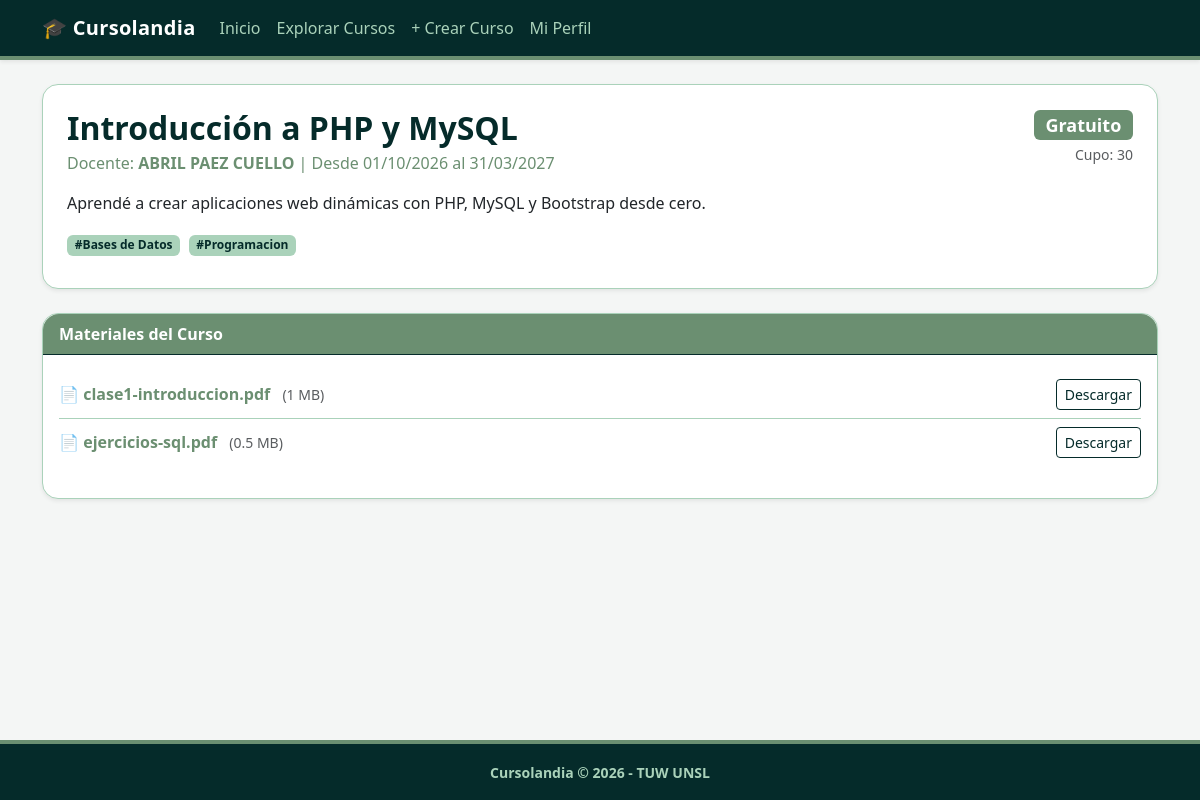
/index.php?action=detalle_curso&id=1 (signed in), run on an earlier commit of the app's database.
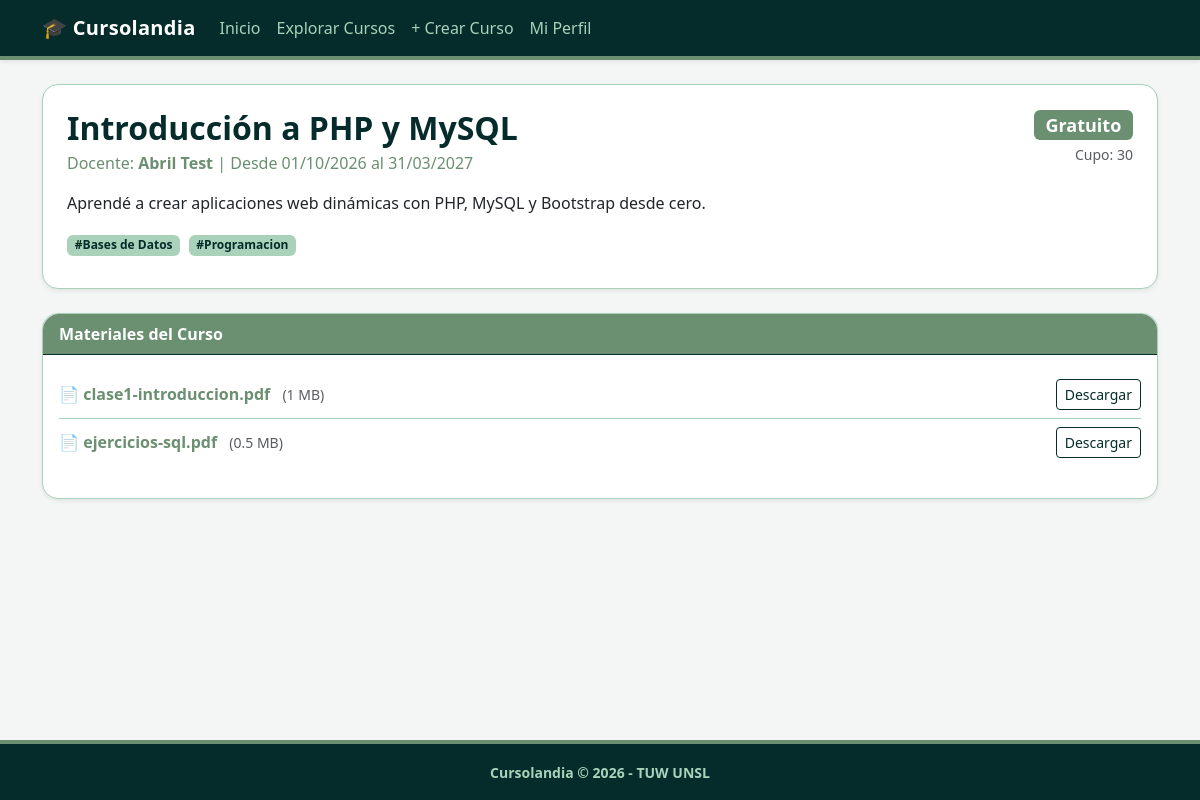
And on a later commit of the database.
### tables this page shows
CREATE TABLE `cursos` (
  `id` int(10) UNSIGNED NOT NULL,
  `creador_id` int(10) UNSIGNED NOT NULL,
  `titulo` varchar(150) NOT NULL,
  `descripcion` text NOT NULL,
  `costo` decimal(10,2) NOT NULL DEFAULT 0.00,
  `cupo` smallint(5) UNSIGNED DEFAULT NULL,
  `es_publico` tinyint(1) NOT NULL DEFAULT 1,
  `fecha_inicio` date NOT NULL,
  `fecha_fin` date NOT NULL,
  `fecha_creacion` datetime NOT NULL DEFAULT current_timestamp()
);

CREATE TABLE `usuarios` (
  `id` int(10) UNSIGNED NOT NULL,
  `rol_id` tinyint(3) UNSIGNED NOT NULL DEFAULT 1,
  `plan_id` tinyint(3) UNSIGNED NOT NULL DEFAULT 1,
  `nombre` varchar(100) NOT NULL,
  `apellido` varchar(100) NOT NULL,
  `email` varchar(150) NOT NULL,
  `password_hash` varchar(255) NOT NULL,
  `antecedentes` text DEFAULT NULL,
  `imagen_perfil` varchar(255) DEFAULT NULL,
  `fecha_registro` datetime NOT NULL DEFAULT current_timestamp(),
  `plan_vence_en` date DEFAULT NULL
);

CREATE TABLE `curso_archivos` (
  `id` int(10) UNSIGNED NOT NULL,
  `curso_id` int(10) UNSIGNED NOT NULL,
  `nombre_archivo` varchar(255) NOT NULL,
  `ruta_archivo` varchar(255) NOT NULL,
  `peso_bytes` int(10) UNSIGNED NOT NULL,
  `fecha_subida` datetime NOT NULL DEFAULT current_timestamp()
);

### app/controllers/CursoController.php (called while the page is built, shortened)
<?php
require_once __DIR__ . '/../models/Curso.php';
class CursoController {
    public static function detalle() {
        $cursoId = (int)($_GET['id'] ?? 0);
        $curso = Curso::obtenerPorId($cursoId);
        $archivos = Curso::obtenerArchivos($cursoId);
        require_once __DIR__ . '/../views/cursos/detalle.php';
    }
}
?>

### app/models/Curso.php (called while the page is built, shortened)
<?php
class Curso {
    public static function obtenerPorId($cursoId) {
        $db = conectar();
        $sql = "SELECT c.*, u.nombre AS creador_nombre, u.apellido AS creador_apellido, u.plan_id AS creador_plan,
                u.imagen_perfil AS creador_imagen,
                GROUP_CONCAT(DISTINCT e.nombre SEPARATOR ', ') AS etiquetas
                FROM cursos c
                JOIN usuarios u ON c.creador_id = u.id
                LEFT JOIN curso_etiquetas ce ON c.id = ce.curso_id
                LEFT JOIN etiquetas e ON ce.etiqueta_id = e.id
                WHERE c.id = ?
                GROUP BY c.id, u.nombre, u.apellido, u.plan_id, u.imagen_perfil";
        $stmt = mysqli_prepare($db, $sql);
        mysqli_stmt_bind_param($stmt, "i", $cursoId);
        mysqli_stmt_execute($stmt);
        $curso = mysqli_fetch_assoc(mysqli_stmt_get_result($stmt));
        return $curso;
    }
    public static function obtenerArchivos($cursoId) {
        $db = conectar();
        $sql = "SELECT * FROM curso_archivos WHERE curso_id = ? ORDER BY fecha_subida DESC";
        $stmt = mysqli_prepare($db, $sql);
        mysqli_stmt_bind_param($stmt, "i", $cursoId);
        mysqli_stmt_execute($stmt);
        $archivos = mysqli_fetch_all(mysqli_stmt_get_result($stmt), MYSQLI_ASSOC);
        return $archivos;
    }
}
?>

### app/views/cursos/detalle.php (the view, shortened to what this page needs)
<?php
require_once __DIR__ . '/../layouts/header.php';
?>
<div class="card shadow-sm rounded-4 mb-4 <?= $curso['creador_plan'] == 2 ? 'card-cursolandia-pro' : 'card-cursolandia' ?>">
    <div class="card-body p-4">
        <div class="d-flex justify-content-between align-items-start flex-wrap gap-3 mb-3">
            <div>
                <h2 class="fw-bold text-evergreen mb-1"><?= htmlspecialchars($curso['titulo']) ?></h2>
                <p class="text-olive mb-0">
                    Docente: <strong><?= htmlspecialchars($curso['creador_nombre'] . ' ' . $curso['creador_apellido']) ?></strong> |
                    Desde <?= date('d/m/Y', strtotime($curso['fecha_inicio'])) ?> al <?= date('d/m/Y', strtotime($curso['fecha_fin'])) ?>
                </p>
            </div>
            <div class="text-end">
                <h4 class="mb-1">
                    <?php if ($curso['costo'] > 0): ?>
                        <span class="badge badge-precio">$ <?= number_format($curso['costo'], 2, ',', '.') ?></span>
                    <?php else: ?>
                        <span class="badge badge-gratis">Gratuito</span>
                    <?php endif; ?>
                </h4>
                <small class="text-muted d-block mb-2">Cupo: <?= $curso['cupo'] ?? 'Ilimitado' ?></small>
            </div>
        </div>
        <p class="lead fs-6 text-dark"><?= nl2br(htmlspecialchars($curso['descripcion'])) ?></p>
        <?php if (!empty($curso['etiquetas'])): ?>
            <div class="mb-2">
                <?php foreach (explode(', ', $curso['etiquetas']) as $tag): ?>
                    <span class="badge badge-tag me-1">#<?= htmlspecialchars($tag) ?></span>
                <?php endforeach; ?>
            </div>
        <?php endif; ?>
    </div>
</div>
<div class="card card-cursolandia shadow-sm rounded-4 mb-4">
    <div class="card-header card-header-cursolandia fw-bold rounded-top-4">
        Materiales del Curso
    </div>
    <div class="card-body">
        <?php if (empty($archivos)): ?>
            <p class="text-muted mb-0">Este curso aún no tiene archivos adjuntos.</p>
        <?php else: ?>
            <ul class="list-group list-group-flush mb-3">
                <?php foreach ($archivos as $arch): ?>
                    <li class="list-group-item d-flex justify-content-between align-items-center px-0" style="border-color: #AAD2BA;">
                        <div>
                            📄 <a href="index.php?action=descargar_material&id=<?= $arch['id'] ?>" class="link-cursolandia">
                                <?= htmlspecialchars($arch['nombre_archivo']) ?>
                            </a>
                            <small class="text-muted ms-2">(<?= round($arch['peso_bytes'] / 1048576, 2) ?> MB)</small>
                        </div>
                        <a href="index.php?action=descargar_material&id=<?= $arch['id'] ?>" class="btn btn-sm btn-outline-evergreen">
                            Descargar
                        </a>
                    </li>
                <?php endforeach; ?>
            </ul>
        <?php endif; ?>
    </div>
</div>
<?php require_once __DIR__ . '/../layouts/footer.php'; ?>

### public/index.php (shortened to what this page needs)
<?php
require_once __DIR__ . '/../app/controllers/CursoController.php';
$action = $_GET['action'] ?? 'home';
switch ($action) {
    case 'detalle_curso':
        CursoController::detalle();
        break;
}
?>

### app/views/layouts/header.php (shortened to what this page needs)
<!DOCTYPE html>
<html lang="es">
<head>
    <link href="https://cdn.jsdelivr.net/npm/bootstrap@5.3.0/dist/css/bootstrap.min.css" rel="stylesheet">
    <link rel="stylesheet" href="css/style.css">
    <link rel="stylesheet" href="https://cdnjs.cloudflare.com/ajax/libs/font-awesome/6.4.0/css/all.min.css">
</head>
<body class="bg-cursolandia d-flex flex-column min-vh-100">
<nav class="navbar navbar-expand-lg navbar-dark navbar-cursolandia shadow-sm mb-4">
    <div class="container">
        <a class="navbar-brand fw-bold" href="index.php?action=home" >
            🎓 Cursolandia
        </a>
        <div class="collapse navbar-collapse" id="navbarNav">
            <?php if (isset($_SESSION['usuario_id'])): ?>
                <ul class="navbar-nav me-auto">
                    <li class="nav-item">
                        <a class="nav-link" href="index.php?action=home">Inicio</a>
                    </li>
                    <li class="nav-item">
                        <a class="nav-link" href="index.php?action=catalogo">Explorar Cursos</a>
                    </li>
                    <li class="nav-item">
                        <a class="nav-link" href="index.php?action=crear_curso">+ Crear Curso</a>
                    </li>
                    <li class="nav-item">
                        <a class="nav-link" href="index.php?action=perfil">Mi Perfil</a>
                    </li>
                </ul>
            <?php endif; ?>
        </div>
    </div>
</nav>
<main class="container flex-grow-1">

### app/views/layouts/footer.php (shortened to what this page needs)
</main>
<footer class="footer-cursolandia text-center py-3 mt-5">
    <div class="container">
        <small class="fw-semibold">Cursolandia &copy; 2026 - TUW UNSL</small>
    </div>
</footer>
</body>
</html>

### public/css/style.css (style rules this page uses)
:root { --color-evergreen: #052B2A; --color-olive: #6B8F71; --color-celadon: #AAD2BA; --color-mint: #B9F5D8; --color-fondo: #F4F6F5; }
body.bg-cursolandia { background-color: var(--color-fondo); color: var(--color-evergreen); }
.navbar-cursolandia { background-color: var(--color-evergreen) !important; border-bottom: 4px solid var(--color-olive); }
.navbar-cursolandia .navbar-brand { color: #FFFFFF !important; letter-spacing: 0.3px; }
.navbar-cursolandia .nav-link { color: var(--color-celadon) !important; font-weight: 500; transition: color 0.2s ease; }
.footer-cursolandia { background-color: var(--color-evergreen); border-top: 4px solid var(--color-olive); color: var(--color-celadon); }
.btn-outline-evergreen { color: var(--color-evergreen); border-color: var(--color-evergreen); background-color: transparent; }
.badge-gratis { background-color: var(--color-olive); color: #FFFFFF; }
.badge-tag { background-color: var(--color-celadon); color: var(--color-evergreen); font-weight: 600; }
.card-cursolandia { background-color: #FFFFFF; border: 1px solid var(--color-celadon); }
.card-header-cursolandia { background-color: var(--color-olive); color: #FFFFFF; border-bottom: 1px solid var(--color-evergreen); }
.text-evergreen { color: var(--color-evergreen) !important; }
.text-olive { color: var(--color-olive) !important; }
.link-cursolandia { color: var(--color-olive); font-weight: 600; text-decoration: none; }

What changed in the data, as far as the page shows it:
changed cursos "Introducción a PHP y MySQL": creador.apellido "ABRIL PAEZ CUELLO" → "Abril Test"
